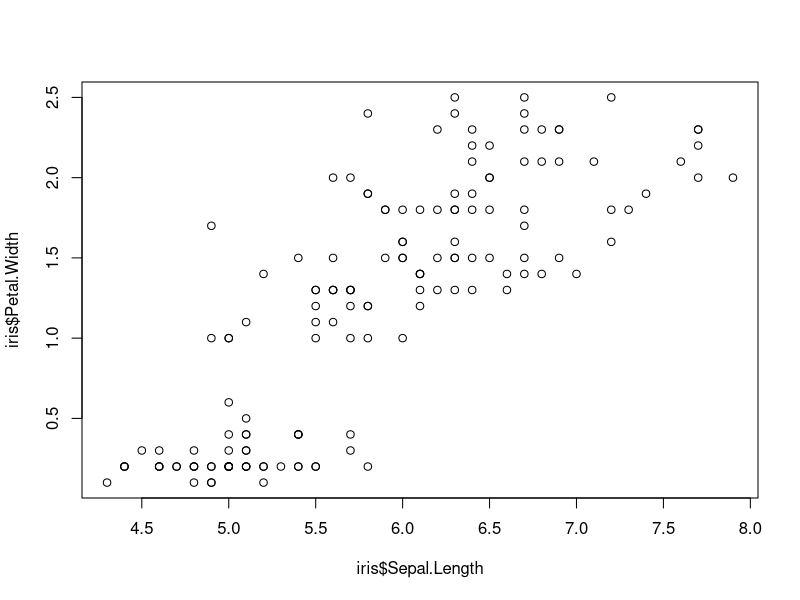
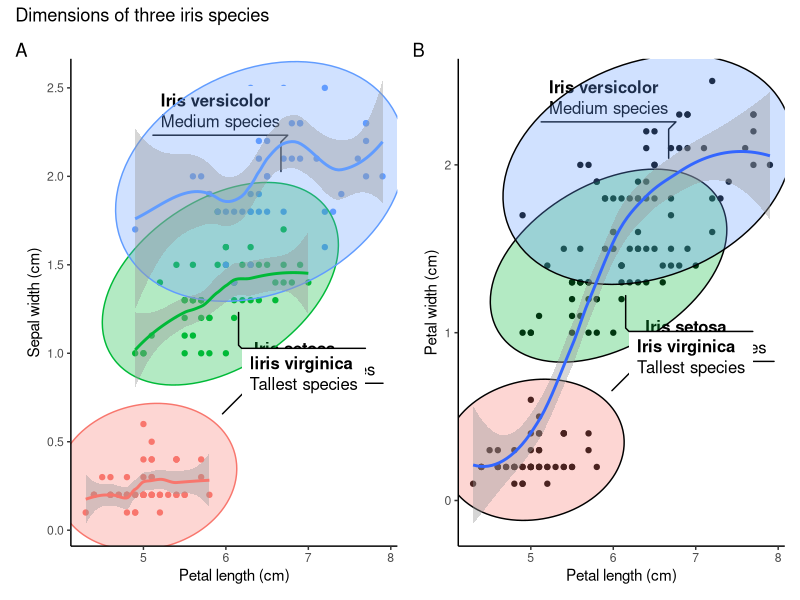
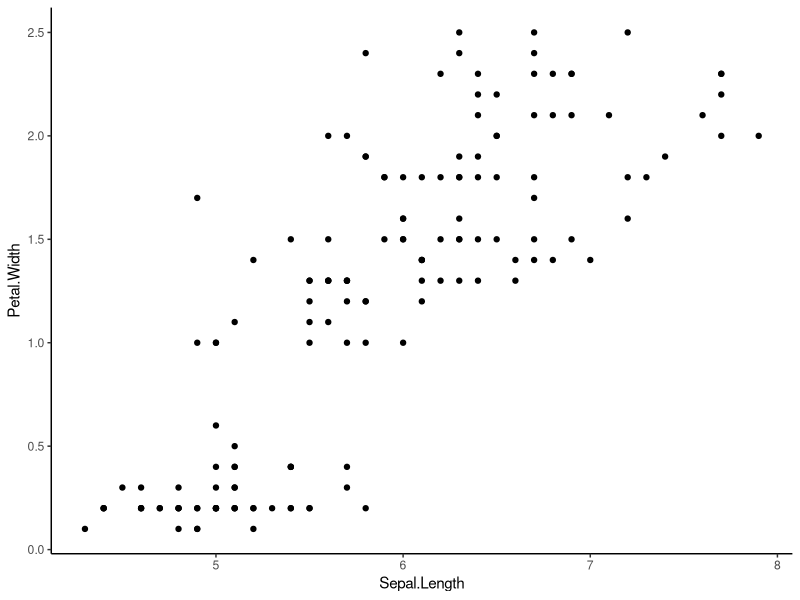
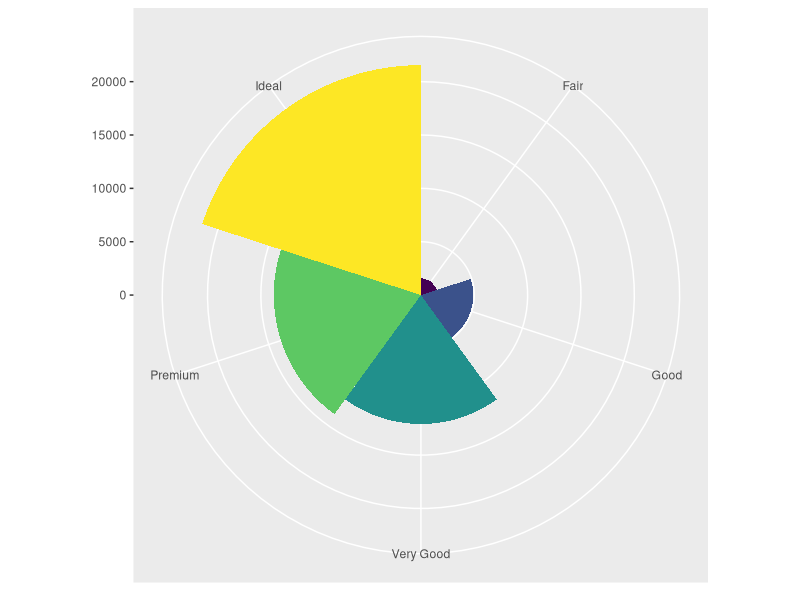
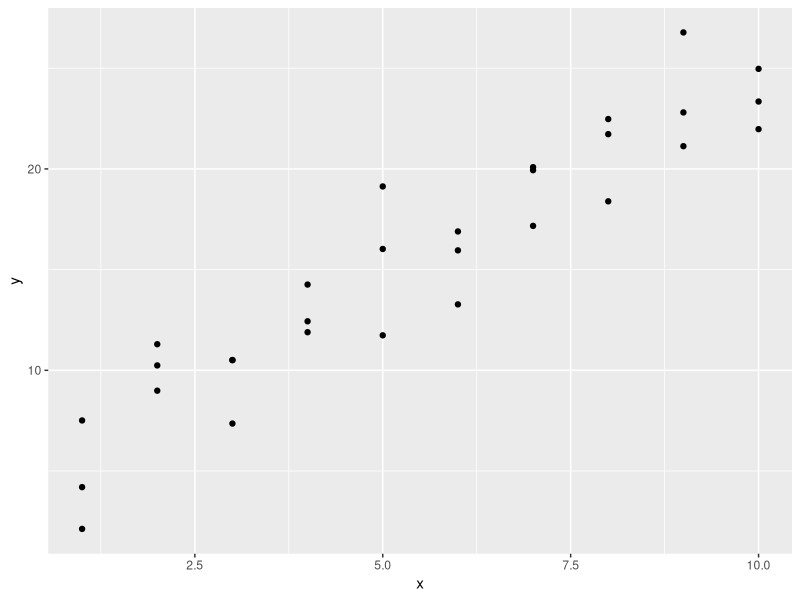
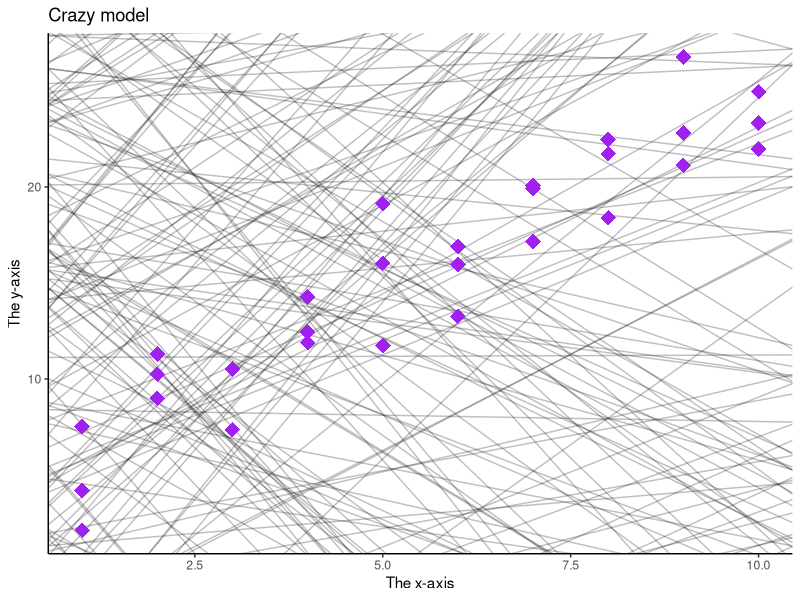

Write R code to recreate these figures, in order.
# IRIS PLOT ----

# I will use three packages

# install.packages("patchwork")
# install.packages("ggforce")
# install.packages("ggplot2")

# Let me load the packages using library() function.

library(patchwork)
library(ggforce)
library(ggplot2)
library(tidyverse)
library(modelr)

str(iris) # Checking the structure of the dataset. Returned in Console.

plot(iris$Sepal.Length, iris$Petal.Width) # Basic plot within the R base.

# Creating the first plot of the iris data.

separate_smooth <- ggplot(data = iris,    # Specifying the data to be plotted.
       mapping = aes(x = Sepal.Length,    # Stating the axes data.
                     y = Petal.Width,
                     color = Species)) +  # Ensuring points are colored by spp.
  geom_point() +                          # Deciding the plotting geometry.
  labs(x = "Petal length (cm)",           # Specifying the axes labels.
       y = "Sepal width (cm)") +
  geom_mark_ellipse(aes(fill = Species,   # Adding ellipses for the spps.
                        filter = Species == "setosa",
                        label = "Iris setosa",
                        description = "Shortest species")) +
  geom_mark_ellipse(aes(fill = Species,
                        filter = Species == "versicolor",
                        label = "Iris versicolor",
                        description = "Medium species")) +
  geom_mark_ellipse(aes(fill = Species,
                        filter = Species == "virginica",
                        label = "Iiris virginica",
                        description = "Tallest species")) +
  theme_classic() +                      # Having publication ready background.
  geom_smooth()                          # Adding smooth line around 95% level.

# In the above plot, having color within the aes() breakes the data into 
# species-wise groups. Meaning each species group will be smoothed separately.

uniform_smooth <- ggplot(data = iris,
                         mapping = aes(x = Sepal.Length,
                                       y = Petal.Width)) + # Note no color here.
  geom_point() +
  labs(x = "Petal length (cm)",
       y = "Petal width (cm)") +
  geom_mark_ellipse(aes(fill = Species,
                        filter = Species == "setosa",
                        label = "Iris setosa",
                        description = "Shortest species")) +
  geom_mark_ellipse(aes(fill = Species,
                        filter = Species == "versicolor",
                        label = "Iris versicolor",
                        description = "Medium species")) +
  geom_mark_ellipse(aes(fill = Species,
                        filter = Species == "virginica",
                        label = "Iris virginica",
                        description = "Tallest species")) +
  theme_classic() +
  geom_smooth()

# Avoiding the color parameter in the aes() ensures all species are considered
# together in the subsequent layers arguments. No grouping by species.

# Patchwork package allows for addition of two plots by their object names.
# The addition is so simple, just relying on the plus (+) operator.

combined_plots <- separate_smooth + uniform_smooth # Adding plots.

# Now I want to give the plots title and tags or labels to identify them

combined_plots_labeled <- combined_plots +
  plot_annotation(
    title = "Dimensions of three iris species", # Title of both plots.
    tag_levels = "A" # Indicates that the plots will be labelled A, B, C etc.
  ) # This makes the first plot to be A and the next to be B. Checking on 
# documentation will help know more arguments in this function.

# Now I want to remove the legends since the species labels are visible

combined_plots_labeled_no_legend <- combined_plots_labeled &
  theme(legend.position = "none") # Removes legends from the plots.

combined_plots_labeled_no_legend # This will print out the final product.

# Showing that in ggplot2 we can use & instead of plus (+)
library(ggplot2)
attach(iris)

ggplot(data = iris, mapping = aes(x = Sepal.Length, y = Petal.Width)) +
  geom_point() +
  theme_classic()
head(iris)

# I think it has taken me a long time to know this.
# I used ggplot2:: so that I can be sure that the & is supported by ggplot2 and 
# not any other loaded packages such ggforce and patchwork.

ggplot(data = diamonds) +
  geom_bar(mapping = aes(x = cut, fill = cut), show.legend = FALSE, width = 1) +
  theme(aspect.ratio = 1) +
  labs(x = NULL, y = NULL) +
  coord_polar() # coord_flip() can also work well with the data depending on need.
  
# Cool/crazy plot with modelr 

library(modelr)
options(na.action = na.warn)

ggplot(data = sim1, mapping = aes(x = x, y = y)) +
  geom_point() # There is some visible correlation between the variables

models <- tibble(
  a1 = runif(250, -20, 40),
  a2 = runif(250, -5, 5)
)

ggplot(data = sim1, mapping = aes(x = x, y =y)) +
  geom_abline(mapping = aes(intercept = a1, slope = a2),
              data = models, alpha = 1/4) +
  geom_point(col = 'purple', pch = 18, size = 5) +
  labs(x = 'The x-axis', y = 'The y-axis', title = 'Crazy model') +
  theme_classic()
